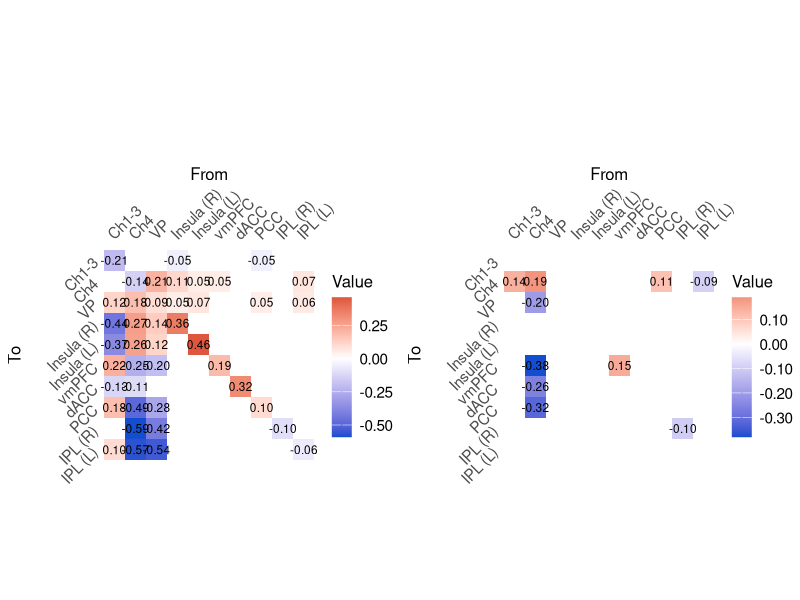

This chart was generated by the following R code:
#Script to create Figure S2a and b
# Load libraries
library(ggplot2)
library(viridis)
library(gridExtra)

# Function to create a heatmap
create_heatmap <- function(Ep, Pp, title) {
  # Define regions
  regions <- c("Ch1-3", "Ch4", "VP", "Insula (R)", "Insula (L)", "vmPFC", "dACC", "PCC", "IPL (R)", "IPL (L)")
  
  # Create a data frame for the matrix
  df <- data.frame(
    x = rep(1:10, each = 10),
    y = rep(1:10, times = 10),
    value = Ep,
    Pp = Pp,
    region_x = factor(rep(regions, each = 10), levels = regions),
    region_y = factor(rep(regions, times = 10), levels = rev(regions))
  )
  
  # Set values to NA where Pp <= 0.99
  df$value[df$Pp <= 0.99] <- NA
  
  # Create the plot
  ggplot(df, aes(x = region_x, y = region_y, fill = value)) +
    geom_tile() +
    scale_fill_gradient2(low = "#134DD0", mid = "white", high = "#C70606", 
                         midpoint = 0, na.value = "white", 
                         limits = c(min(df$value, na.rm = TRUE), max(df$value, na.rm = TRUE)),
                         labels = scales::number_format(accuracy = 0.01)) +  # This line locks legend to 2 decimal places
    geom_text(aes(label = ifelse(Pp > 0.99, sprintf("%.2f", value), "")),
              color = "black", size = 3) +
    coord_fixed() +
    theme_minimal() +
    labs(title = title,
         x = "From",
         y = "To",
         fill = "Value") +
    theme(panel.grid = element_blank(),
          axis.text.x = element_text(angle = 45, hjust = 0, size = 11),
          axis.text.y = element_text(angle = 45, hjust = 1, size = 11),
          axis.title.x = element_text(margin = margin(b = 10), size = 12),
          axis.title.y = element_text(margin = margin(r = 10), size = 12),
          axis.text.x.top = element_text(angle = 45, hjust = 0, size = 11),
          axis.ticks.x.top = element_blank(),
          axis.ticks.x.bottom = element_blank(),
          axis.text.x.bottom = element_blank(),       
          legend.key.size = unit(1.2, "cm"),
          legend.key.width = unit(0.9, "cm"),
          legend.text = element_text(size = 11),
          legend.title = element_text(size = 12),
          legend.margin = margin(t = 0, r = 0, b = 0, l = 0, unit = "pt")) +
    scale_x_discrete(position = "top") +
    guides(fill = guide_colorbar(barwidth = 1, barheight = 7))
}

# Set up Ep and Pp for the plots, values extracted using Ep_Pp_converter.m
Ep1 <- c(-0.21, 0.00, 0.12, -0.44, -0.37, 0.22, -0.13, 0.18, 0.00, 0.10, 
         0.00, -0.14, 0.18, 0.27, 0.26, -0.25, -0.11, -0.49, -0.59, -0.57, 
         0.00, 0.21, 0.09, 0.14, 0.12, -0.20, 0.05, -0.28, -0.42, -0.54, 
         -0.05, 0.11, 0.05, 0.36, 0.00, 0.00, 0.00, 0.00, 0.00, 0.00, 
         0.00, 0.05, 0.07, 0.00, 0.46, 0.00, 0.00, 0.00, 0.00, 0.00, 
         0.00, 0.05, 0.00, 0.00, 0.00, 0.19, 0.00, 0.00, 0.00, 0.00, 
         0.00, 0.00, 0.00, 0.00, 0.00, 0.00, 0.32, 0.00, 0.00, 0.00, 
         -0.05, 0.00, 0.05, 0.00, 0.00, 0.00, 0.00, 0.10, 0.00, 0.00, 
         0.01, 0.01, 0.01, 0.00, 0.00, 0.00, 0.00, 0.00, -0.10, 0.00, 
         0.00, 0.07, 0.06, 0.00, 0.00, 0.00, 0.00, 0.00, 0.00, -0.06)

Pp1 <- c(1.00, 0.00, 1.00, 1.00, 1.00, 1.00, 1.00, 1.00, 0.00, 1.00, 
         0.00, 1.00, 1.00, 1.00, 1.00, 1.00, 1.00, 1.00, 1.00, 1.00, 
         0.00, 1.00, 1.00, 1.00, 1.00, 1.00, 0.64, 1.00, 1.00, 1.00, 
         1.00, 1.00, 1.00, 1.00, 0.00, 0.00, 0.00, 0.00, 0.00, 0.00, 
         0.00, 1.00, 1.00, 0.00, 1.00, 0.00, 0.00, 0.00, 0.00, 0.00, 
         0.00, 1.00, 0.00, 0.00, 0.00, 1.00, 0.00, 0.00, 0.00, 0.00, 
         0.00, 0.00, 0.00, 0.00, 0.00, 0.00, 1.00, 0.00, 0.00, 0.00, 
         1.00, 0.00, 1.00, 0.00, 0.00, 0.00, 0.00, 1.00, 0.00, 0.00, 
         0.00, 0.00, 0.00, 0.00, 0.00, 0.00, 0.00, 0.00, 1.00, 0.00, 
         0.00, 1.00, 1.00, 0.00, 0.00, 0.00, 0.00, 0.00, 0.00, 1.00)

Ep2 <- c(0.00, 0.14, 0.00, 0.00, 0.00, 0.00, 0.00, 0.00, 0.00, 0.00, 
         0.00, 0.19, -0.20, 0.00, 0.00, -0.38, -0.26, -0.32, 0.00, -0.06, 
         0.01, 0.00, 0.00, 0.08, 0.06, 0.06, 0.00, 0.00, 0.00, -0.06, 
         0.00, 0.00, 0.00, 0.00, 0.00, 0.00, 0.00, 0.00, 0.00, 0.00, 
         -0.01, 0.00, 0.00, 0.00, 0.00, 0.00, 0.00, 0.00, 0.00, 0.00, 
         0.00, 0.00, -0.01, 0.00, 0.00, 0.15, 0.00, 0.00, 0.00, 0.00, 
         0.00, 0.00, 0.01, 0.00, 0.00, 0.00, 0.00, 0.00, 0.00, 0.00, 
         0.01, 0.11, -0.01, 0.00, 0.00, 0.00, 0.00, 0.00, 0.00, 0.00, 
         0.00, 0.00, 0.00, 0.00, 0.00, 0.00, 0.00, 0.00, -0.10, 0.00, 
         0.00, -0.09, 0.01, 0.00, 0.00, 0.00, 0.00, 0.00, 0.00, 0.00)

Pp2 <- c(0.00, 1.00, 0.00, 0.00, 0.00, 0.00, 0.00, 0.00, 0.00, 0.00, 
         0.00, 1.00, 1.00, 0.00, 0.00, 1.00, 1.00, 1.00, 0.00, 0.52, 
         0.00, 0.00, 0.00, 0.57, 0.53, 0.53, 0.00, 0.00, 0.00, 0.53, 
         0.00, 0.00, 0.00, 0.00, 0.00, 0.00, 0.00, 0.00, 0.00, 0.00, 
         0.00, 0.00, 0.00, 0.00, 0.00, 0.00, 0.00, 0.00, 0.00, 0.00, 
         0.00, 0.00, 0.00, 0.00, 0.00, 1.00, 0.00, 0.00, 0.00, 0.00, 
         0.00, 0.00, 0.00, 0.00, 0.00, 0.00, 0.00, 0.00, 0.00, 0.00, 
         0.00, 1.00, 0.00, 0.00, 0.00, 0.00, 0.00, 0.00, 0.00, 0.00, 
         0.00, 0.00, 0.00, 0.00, 0.00, 0.00, 0.00, 0.00, 1.00, 0.00, 
         0.00, 1.00, 0.00, 0.00, 0.00, 0.00, 0.00, 0.00, 0.00, 0.00)

# Create the two plots
plot1 <- create_heatmap(Ep1, Pp1, "")
plot2 <- create_heatmap(Ep2, Pp2, "")

# Arrange the plots side by side
combined_plot <- grid.arrange(plot1, plot2, ncol = 2)